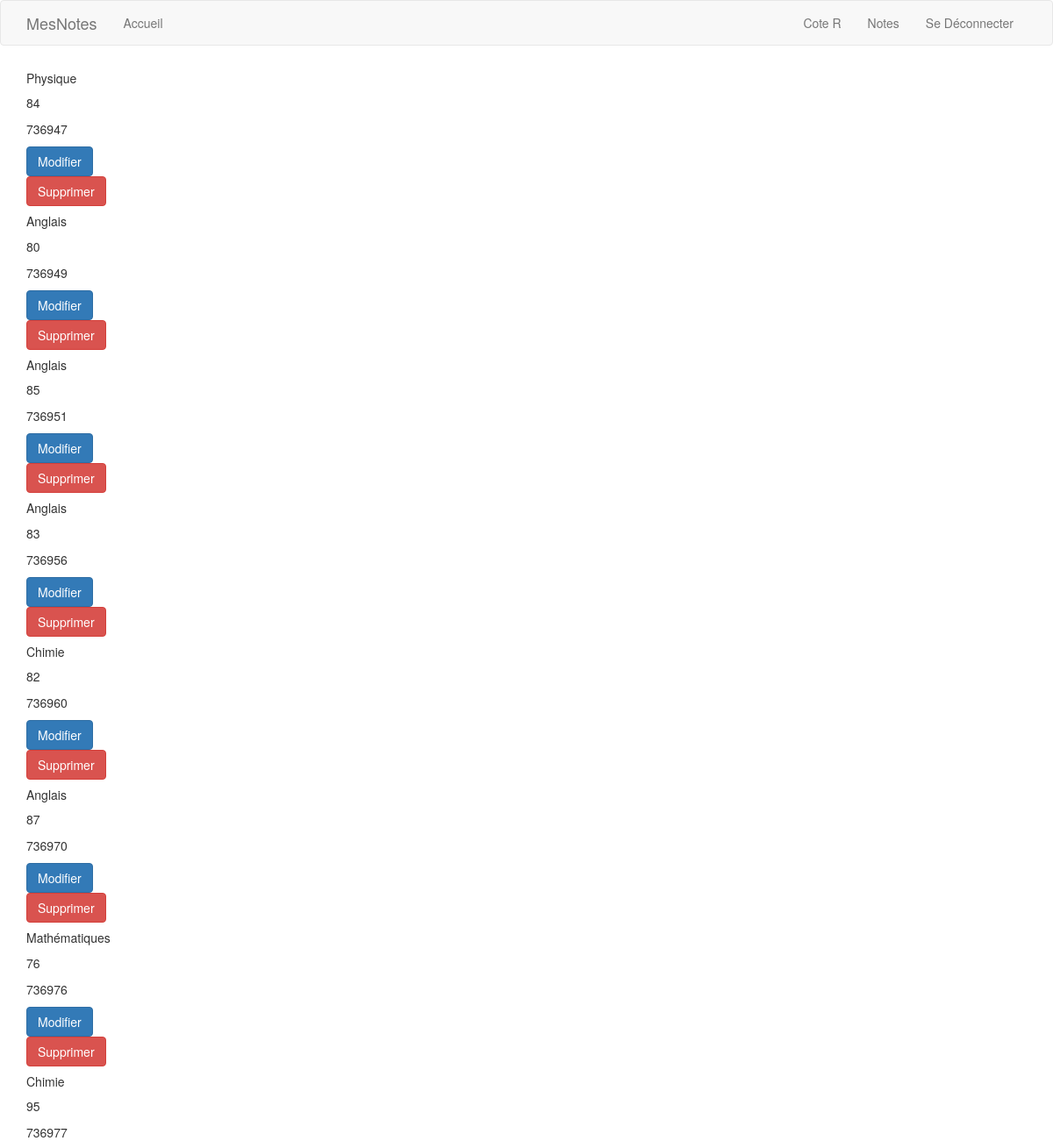
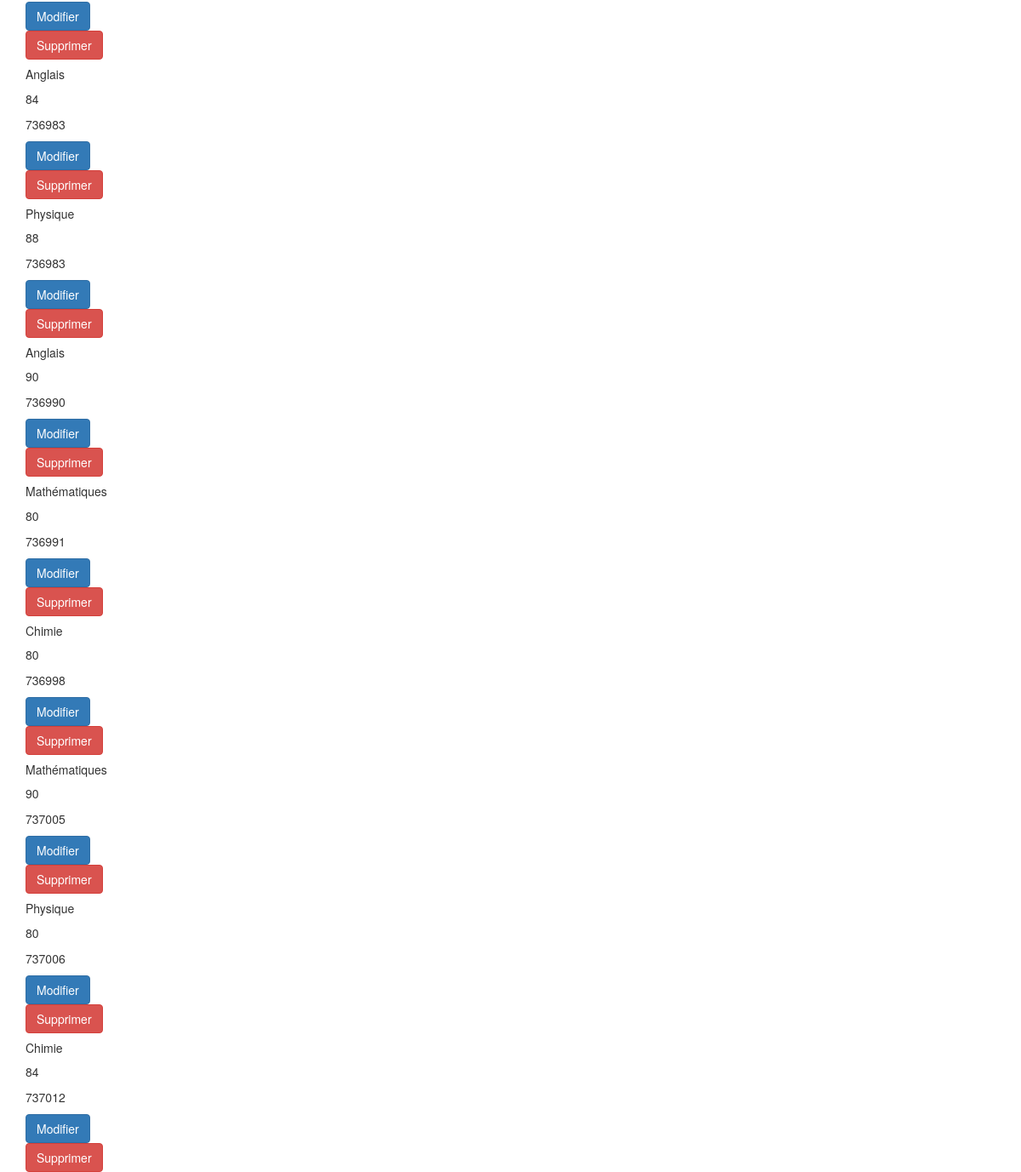
Screenshot of /notes (signed in) with the database file from the repository (2 pictures, top to bottom).
### app/models.py (models this page shows, shortened)
class Grade(db.Model):
    id = db.Column(db.Integer, primary_key=True)
    mark = db.Column(db.Integer, index=True)
    timestamp = db.Column(db.Integer, index=True, default=datetime.utcnow)
    subject = db.Column(db.String(), index=True)
    user_id = db.Column(db.Integer, db.ForeignKey('user.id'))

### app/routes.py (the view)
@app.route('/notes', methods=['GET', 'POST', 'DELETE'])
def notes():
    user = User.query.filter_by(username=current_user.username).first()
    grades = Grade.query.filter_by(user_id=user.id).order_by(Grade.timestamp).all()
    return render_template('notes.html', title='Notes', grades=grades)

### app/models.py (called while the page is built)
@login.user_loader
def user_loader(id):
    return User.query.get(int(id))

### app/templates/notes.html
{% extends "base.html" %}
{% import "bootstrap/wtf.html" as wtf %}
{% block content %}
    <div class="container">
        {% for grade in grades %}
            <div class="card border-info mb-3">
                <div class="card-body">
                    <h5 class="card-title">{{ grade.subject }}</h5>
                    <p class="card-text">{{ grade.mark }}</p>
                    <p class="card-text">{{ grade.timestamp }}</p>
                    <a href="#" class="btn btn-primary">Modifier</a><div class="float-right"><a href="#" class="btn btn-danger">Supprimer</a></div>
                </div>
            </div>
        {% endfor %}
    </div>
{% endblock %}

### app/templates/base.html (shortened to what this page needs)
{% extends "bootstrap/base.html" %}
    {% block navbar %}
        <nav class="navbar navbar-default">
            <div class="container">
                <div class="navbar-header">
                    <a class="navbar-brand" href="{{ url_for('index') }}">MesNotes</a>
                </div>
                <div class="collapse navbar-collapse" id="bs-example-navbar-collapse-1">
                    <ul class="nav navbar-nav navbar-left">
                        {% if current_user.is_authenticated %}
                            <li><a href="{{ url_for('index') }}">Accueil</a></li>
                        {% endif %}
                    </ul>
                    <ul class="nav navbar-nav navbar-right">
                        {% if current_user.is_anonymous %}
                            <li><a href="{{ url_for('login') }}">Se Connecter</a></li>
                        {% else %}
                            <li><a href="{{ url_for('cote_r') }}">Cote R</a></li>
                            <li><a href="{{ url_for('notes') }}">Notes</a></li>
                            <li><a href="{{ url_for('logout') }}">Se Déconnecter</a></li>
                        {% endif %}
                    </ul>
                </div>
            </div>
        </nav>
    {% endblock %}

### rows the page displays
Grade: subject "Physique", mark "84", timestamp "736947"
Grade: subject "Anglais", mark "80", timestamp "736949"
Grade: subject "Anglais", mark "85", timestamp "736951"
Grade: subject "Anglais", mark "83", timestamp "736956"
Grade: subject "Chimie", mark "82", timestamp "736960"
Grade: subject "Anglais", mark "87", timestamp "736970"
Grade: subject "Mathématiques", mark "76", timestamp "736976"
Grade: subject "Chimie", mark "95", timestamp "736977"
Grade: subject "Anglais", mark "84", timestamp "736983"
Grade: subject "Physique", mark "88", timestamp "736983"
Grade: subject "Anglais", mark "90", timestamp "736990"
Grade: subject "Mathématiques", mark "80", timestamp "736991"
Grade: subject "Chimie", mark "80", timestamp "736998"
Grade: subject "Mathématiques", mark "90", timestamp "737005"
Grade: subject "Physique", mark "80", timestamp "737006"
Grade: subject "Chimie", mark "84", timestamp "737012"
